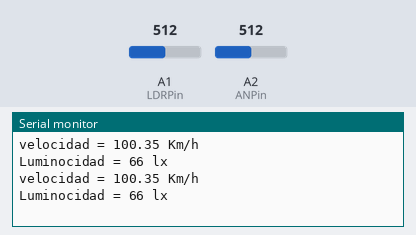
This sketch was run on a simulated Arduino Uno, built with avr-gcc and run on an emulated ATmega328P. Shown: the last lines printed to the serial monitor. The test bench sets the inputs (shaded band); at power-on: A1 (LDRPin) = 512, A2 (ANPin) = 512.

Above: at 1.3 s.
1.4 s: A1 (LDRPin) set to 716
At 2.32 s:
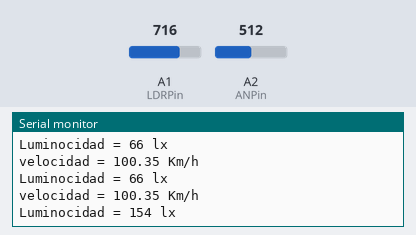
2.9 s: A2 (ANPin) set to 716
At 3.32 s:
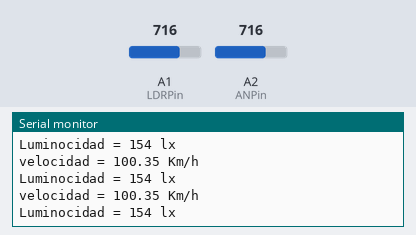
4.4 s: A1 (LDRPin) set to 900
At 4.83 s:
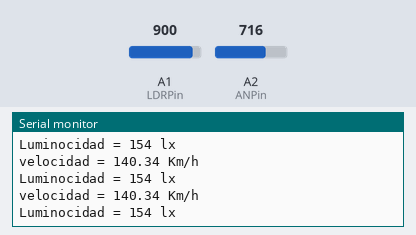
5.9 s: A2 (ANPin) set to 900
At 6.33 s:
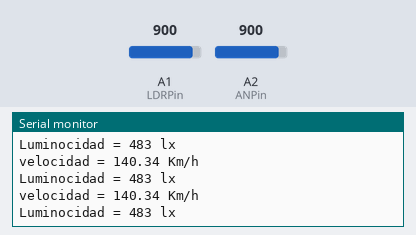
Timing chart, 0 to 8.4 s (numbered marks = the images above; inputs shaded):
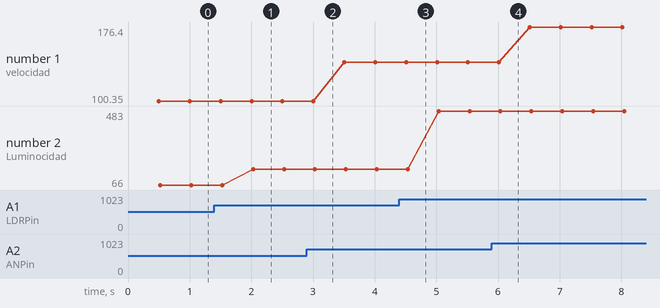

The sketch:

code.ino
```cpp
const long LDR_A = 1000;     //Resistencia en oscuridad en KΩ
const int LDR_B = 15;        //Resistencia a la luz (10 Lux) en KΩ
const int LDR_Rc = 10;       //Resistencia calibracion en KΩ
const int LDRPin = A1;   //Pin del LDR

int LDR_V;
int LDR_ilum;

float ANPin= A2;
float AN_V;
float AN_vel;

void setup()
{
   Serial.begin(9600);
}

void loop()
{
   LDR_V = analogRead(LDRPin);

   //LDR_ilum = ((long)(1024-V)*A*10)/((long)B*Rc*V);  //usar si LDR entre GND y A0
      LDR_ilum = ((long)LDR_V*LDR_A*10)/((long)LDR_B*LDR_Rc*(1024-LDR_V));    //usar si LDR entre A0 y Vcc


    //delay(10);

      AN_V = analogRead(ANPin);
      AN_vel= (AN_V*0.196);
      delay(500);

      Serial.print("velocidad = ");
      Serial.print(AN_vel);
      Serial.println(" Km/h");
      Serial.print("Luminocidad = ");
      Serial.print(LDR_ilum);
      Serial.println(" lx");

}
```

Measured:
- after the input at 1.4 s, the serial monitor: prints a new line after 0.63 s (image 1)
- plotted number 1: 100.35 → 140.34 after the input at 2.9 s, 140.34 → 176.4 after the input at 5.9 s
- plotted number 2: 66 → 154 after the input at 1.4 s, 154 → 483 after the input at 4.4 s
